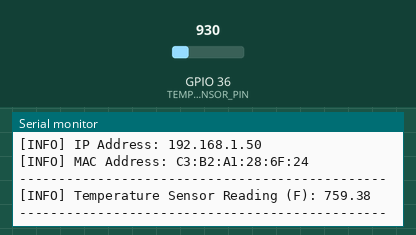
Simulated run of this sketch. Board: ESP32. Shown: the last lines printed to the serial monitor. The inputs (shaded band) are chosen by the test bench; at power-on: GPIO 36 (TEMP_SENSOR_PIN) = 930. WiFi joins after 1.5 s; servers stay silent unless stated; uploads are accepted with an empty reply.

Above: at 2.9 s.
3.0 s: GPIO 36 (TEMP_SENSOR_PIN) set to 1004
At 14.07 s:
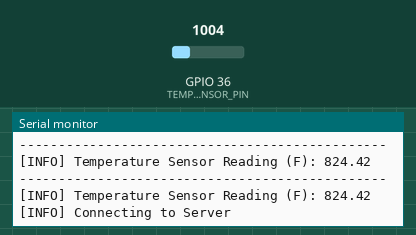
15.1 s: GPIO 36 (TEMP_SENSOR_PIN) set to 1069
At 20.25 s:
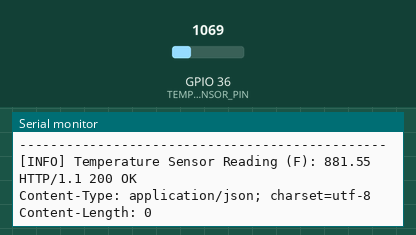
Timing chart, 0 to 21.8 s (numbered marks = the images above; inputs shaded):
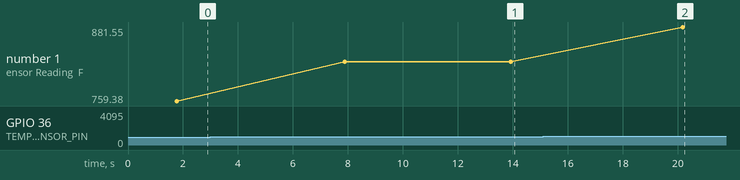

Measured:
- after the input at 3.0 s, the serial monitor: prints a new line after 4.9 s (image 1)
- after the input at 15.1 s, the serial monitor: prints a new line after 5.1 s (image 2)
- plotted number 1: 759.38 → 824.42 after the input at 3.0 s, 824.42 → 881.55 after the input at 15.1 s

The sketch:

TemperatureMonitoringSystem.ino
```cpp
/***************************************************************************
 * Sketch Name: Temperature Monitoring System
 * Description: This sketch illustrates how to publish temperature data to
                a PHP server
 * Created On:  March 01, 2016
 * Author:      Adeel Javed
 * Book:        Building Arduino Projects for the Internet of Things
 * Chapter:     Chapter 8 - IoT Patterns: Web Apps
 * Website:     http://codifythings.com
 **************************************************************************/

/***************************************************************************
 * External Libraries
 **************************************************************************/

#include <SPI.h>
#include <WiFi.h>

/***************************************************************************
 * Internet Connectivity Setup - Variables & Functions
 **************************************************************************/

char ssid[] = "YOUR_SSID";        // Network SSID (name)
char pass[] = "YOUR_PASSWORD";    // Network Password (use for WPA,
                                  // or use as key for WEP)

int keyIndex = 0;                 // Network Key Index Number
                                  // (needed only for WEP)

int status = WL_IDLE_STATUS;

WiFiClient client;

void connectToInternet()
{
  status = WiFi.status();

  // Check for the presence of the shield
  if (status == WL_NO_SHIELD)
  {
    Serial.println("[ERROR] WiFi Shield Not Present");
    // Do nothing
    while (true);
  }

  // Attempt to connect to WPA/WPA2 Wifi network
  while ( status != WL_CONNECTED)
  {
    Serial.print("[INFO] Attempting Connection - WPA SSID: ");
    Serial.println(ssid);

    status = WiFi.begin(ssid, pass);
  }

  // Connection successful
  Serial.print("[INFO] Connection Successful");
  Serial.print("");
  printConnectionInformation();
  Serial.println("-----------------------------------------------");
  Serial.println("");
}

void printConnectionInformation()
{
  // Print Network SSID
  Serial.print("[INFO] SSID: ");
  Serial.println(WiFi.SSID());

  // Print Router's MAC address
  byte bssid[6];
  WiFi.BSSID(bssid);
  Serial.print("[INFO] BSSID: ");
  Serial.print(bssid[5], HEX);
  Serial.print(":");
  Serial.print(bssid[4], HEX);
  Serial.print(":");
  Serial.print(bssid[3], HEX);
  Serial.print(":");
  Serial.print(bssid[2], HEX);
  Serial.print(":");
  Serial.print(bssid[1], HEX);
  Serial.print(":");
  Serial.println(bssid[0], HEX);

  // Print received signal strength
  long rssi = WiFi.RSSI();
  Serial.print("[INFO] Signal Strength (RSSI): ");
  Serial.println(rssi);

  // Print encryption type
  byte encryption = WiFi.encryptionType();
  Serial.print("[INFO] Encryption Type: ");
  Serial.println(encryption, HEX);

  // Print WiFi Shield's IP address
  IPAddress ip = WiFi.localIP();
  Serial.print("[INFO] IP Address: ");
  Serial.println(ip);

  // Print MAC address
  byte mac[6];
  WiFi.macAddress(mac);
  Serial.print("[INFO] MAC Address: ");
  Serial.print(mac[5], HEX);
  Serial.print(":");
  Serial.print(mac[4], HEX);
  Serial.print(":");
  Serial.print(mac[3], HEX);
  Serial.print(":");
  Serial.print(mac[2], HEX);
  Serial.print(":");
  Serial.print(mac[1], HEX);
  Serial.print(":");
  Serial.println(mac[0], HEX);
}

/***************************************************************************
 * Sensor Setup - Variables & Functions
 **************************************************************************/

int TEMP_SENSOR_PIN = A0;

float temperatureC = 0.0;
float temperatureF = 0.0;

void readSensorData()
{
    //Read Temperature Sensor Value
    int temperatureSensorValue = analogRead(TEMP_SENSOR_PIN);

    float voltage = temperatureSensorValue * 5.0;
    voltage = voltage / 1024;

    //Converting reading to Celsius
    temperatureC = (voltage - 0.5) * 100;

    //Converting reading to Fahrenheit
    temperatureF = (temperatureC * 9.0 / 5.0) + 32.0;

    //Log Sensor Data on Serial Monitor
    Serial.print("[INFO] Temperature Sensor Reading (F): ");
    Serial.println(temperatureF);
}

/***************************************************************************
 * Data Publish - Variables & Functions
 **************************************************************************/

//IP address of the server
char server[] = {"bookapps.codifythings.com"};
int port = 80;

unsigned long lastConnectionTime = 0;
const unsigned long postingInterval = 10L * 1000L;

void transmitSensorData()
{
  // Read all incoming data (if any)
  while (client.available())
  {
    char c = client.read();
    Serial.write(c);
  }

  if (millis() - lastConnectionTime > postingInterval)
  {
    client.stop();

    String requestData = "temperature=" + String(temperatureF);

    Serial.println("[INFO] Connecting to Server");

    // Prepare data or parameters that need to be posted to server
    if (client.connect(server, port))
    {
      Serial.println("[INFO] Server Connected - HTTP GET Started");

      // Make a HTTP request:
      client.println("GET /tempmonitor/add.php?" + requestData + " HTTP/1.1");
      client.println("Host: " + String(server));
      client.println("Connection: close");
      client.println();

      lastConnectionTime = millis();

      Serial.println("[INFO] HTTP GET Completed");
    }
    else
    {
      // Connection to server:port failed
      Serial.println("[ERROR] Connection Failed");
    }
  }

  Serial.println("-----------------------------------------------");
}

/***************************************************************************
 * Standard Arduino Functions - setup(), loop()
 **************************************************************************/

void setup()
{
  // Initialize serial port
  Serial.begin(9600);

  //Connect Arduino to internet
  connectToInternet();
}

void loop()
{
  // Read sensor data
  readSensorData();

  // Transmit sensor data
  transmitSensorData();

  // Delay
  delay(6000);
}
```
